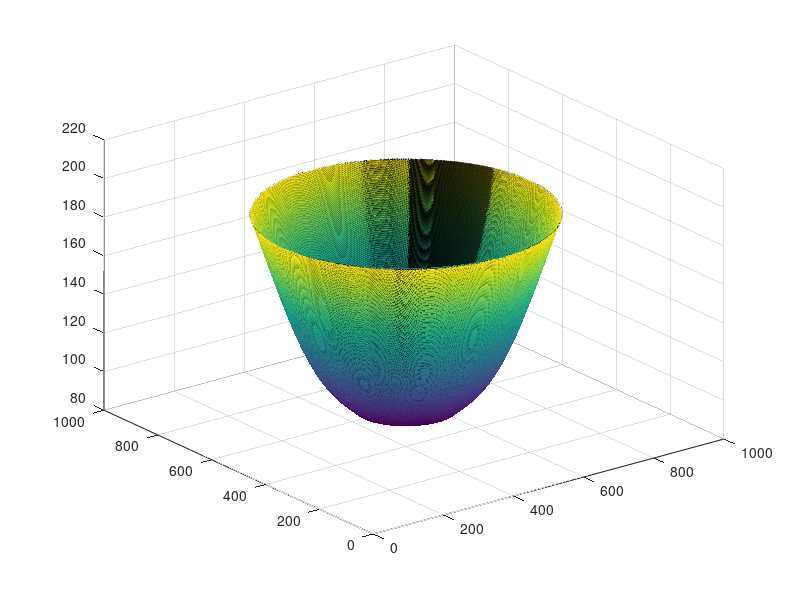

This chart was generated by the following MATLAB code:
clc; clear; close all;

phi_data = load("dirichlet_data.csv");

% Remove unwanted datapoints
phi_data(phi_data==0) = nan;

surf(phi_data);